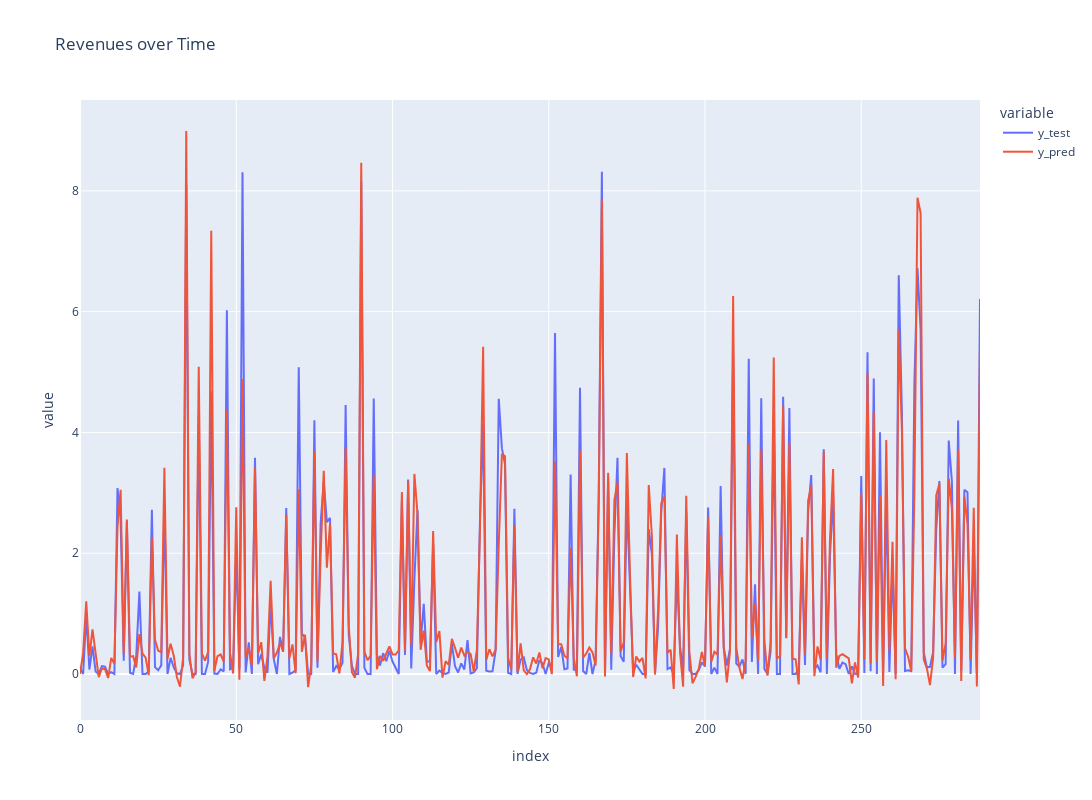

The notebook cell this image was saved under:
### Code cell
fig = px.line( y=[y_test,y_pred],  title="Revenues over Time")

fig.update_layout(
    autosize=False,
    width=1600,
    height=800,)

fig.for_each_trace(lambda t: t.update(name = {
        "wide_variable_0": "y_test", 
        "wide_variable_1": "y_pred"
        }[t.name]))

fig.show()

### Figure 1 — Plotly figure (JSON) as saved in the notebook; plotly's stock layout.template omitted (floating-point values rounded to 4 significant figures; data arrays with more than 128 entries replaced by an {"elided": "..."} marker saying what was removed)
{"data": [{"hovertemplate": "variable=wide_variable_0<br>index=%{x}<br>value=%{y}<extra></extra>", "legendgroup": "wide_variable_0", "line": {"color": "#636efa", "dash": "solid"}, "marker": {"symbol": "circle"}, "mode": "lines", "name": "y_test", "orientation": "v", "showlegend": true, "type": "scatter", "x": {"elided": "289 int values"}, "xaxis": "x", "y": {"elided": "289 float values"}, "yaxis": "y"}, {"hovertemplate": "variable=wide_variable_1<br>index=%{x}<br>value=%{y}<extra></extra>", "legendgroup": "wide_variable_1", "line": {"color": "#EF553B", "dash": "solid"}, "marker": {"symbol": "circle"}, "mode": "lines", "name": "y_pred", "orientation": "v", "showlegend": true, "type": "scatter", "x": {"elided": "289 int values"}, "xaxis": "x", "y": {"elided": "289 float values"}, "yaxis": "y"}], "layout": {"autosize": false, "height": 800, "legend": {"title": {"text": "variable"}, "tracegroupgap": 0}, "title": {"text": "Revenues over Time"}, "width": 1600, "xaxis": {"anchor": "y", "domain": [0, 1], "title": {"text": "index"}}, "yaxis": {"anchor": "x", "domain": [0, 1], "title": {"text": "value"}}}}
